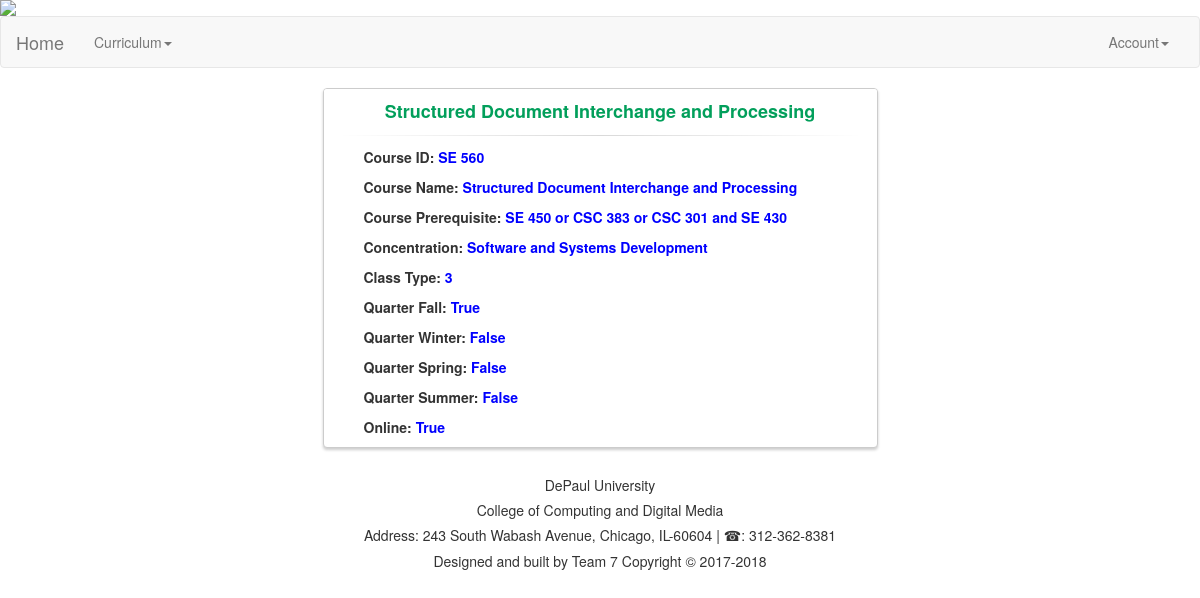
Screenshot of /csdetail/43/ with the database file from the repository.
### courses/models.py (models this page shows, shortened)
class Course(models.Model):
    course_id = models.CharField(max_length=120)
    course_name = models.CharField(max_length=120)
    pre_req = models.CharField(max_length=120)
    cs_cons = models.CharField(max_length=120)
    cs_class_type = models.CharField(max_length=120)
    fall = models.BooleanField()
    winter = models.BooleanField()
    spring = models.BooleanField()
    summer = models.BooleanField()
    online = models.BooleanField()

### courses/views.py (the view)
# urls.py: url(r'^csdetail/(?P<id>\d+)/$', cs_course_detail, name='CSdetail'),
def cs_course_detail(request, id):
	instance = get_object_or_404(Course, id=id)
	context = {
		"title" : instance.course_name,
		"instance": instance
	}
	return render(request, "cs_detail.html", context)

### templates/cs_detail.html (shortened to what this page needs)
<!DOCTYPE html>
<html lang="en">
  <head>
    <link rel="stylesheet" href="https://maxcdn.bootstrapcdn.com/bootstrap/3.3.7/css/bootstrap.min.css">
  </head>
      <img src='https://quikpayasp.com/depaul/quikpay/etc/image/upload/DePaul%20banner_1280.jpg' height=" "100%" width="100%"class='img-responsive'/>
    <nav class="navbar navbar-default">
      <div class="container-fluid">
        <div class="navbar-header">
          <a class="navbar-brand" href="/home">Home</a>
        </div>
        <div class="collapse navbar-collapse" id="bs-example-navbar-collapse-1">
          <ul class="nav navbar-nav">
            <li class="dropdown">
              <a href="#" class="dropdown-toggle" data-toggle="dropdown" role="button" aria-haspopup="true" aria-expanded="false">Curriculum<span class="caret"></span></a>
            </li>
          </ul>
          <ul class="nav navbar-nav navbar-right">
            <li class="dropdown">
              <a href="#" class="dropdown-toggle" data-toggle="dropdown" role="button" aria-haspopup="true" aria-expanded="false">Account<span class="caret"></span></a>
            </li>
          </ul>
        </div>
      </div>
    </nav>
    <div class="container">
      <div class="row">
      <div class="col-md-6 col-md-offset-3">
        <div class="panel panel-login">
          <div class="panel-heading">
            <div class="row">
              <div align="center">
                <a class="active" id="login-form-link">{{title}}</a>
              </div>
            </div>
            <hr>
          </div>
<ul>
  <p><b> Course ID:  <font color="blue">{{instance.course_id}}</p></font></b>
  <p><b> Course Name:  <font color="blue"> {{instance.course_name}}</p></font>
  <p><b> Course Prerequisite:  <font color="blue">
  {{instance.pre_req}}</p></font></font>
    <p><b> Concentration:  <font color="blue">
  {{instance.cs_cons }}</p></font></font>
  <p><b> Class Type:  <font color="blue">
  {{instance.cs_class_type}}</p></font></font>
  <p><b> Quarter Fall:  <font color="blue">
  {{instance.fall}}</p></font>
  <p><b> Quarter Winter:  <font color="blue">
  {{instance.winter}}</p></font>
  <p><b> Quarter Spring:  <font color="blue">
  {{instance.spring}}</p></font>
  <p><b> Quarter Summer:  <font color="blue">
  {{instance.summer}}</p></font>
   <p><b> Online:  <font color="blue">
  {{instance.online}}</p></font>
</ul>
            </div>
          </div>
        </div>
      </div>
  <div id="footer">
    <center><h5>DePaul University</h5></center>
    <center><h5>College of Computing and Digital Media </h5></center>
    <h5><p><center> Address: 243 South Wabash Avenue, Chicago, IL-60604 | &#9742: 312-362-8381</center></p></h5>
    <h5><p><center>Designed and built by Team 7 Copyright &copy; 2017-2018</center></p></h5>
</div>
  </body>
</html>

### templates/cs_detail.html (style rules this page uses)
.panel-login { border-color: #ccc; -webkit-box-shadow: 0px 2px 3px 0px rgba(0,0,0,0.2); -moz-box-shadow: 0px 2px 3px 0px rgba(0,0,0,0.2); box-shadow: 0px 2px 3px 0px rgba(0,0,0,0.2); }
.panel-login>.panel-heading { color: #00415d; background-color: #fff; border-color: #fff; text-align:center; }
.panel-login>.panel-heading a { text-decoration: none; color: #666; font-weight: bold; font-size: 15px; -webkit-transition: all 0.1s linear; -moz-transition: all 0.1s linear; transition: all 0.1s linear; }
.panel-login>.panel-heading a.active { color: #029f5b; font-size: 18px; }
.panel-login>.panel-heading hr { margin-top: 10px; margin-bottom: 0px; clear: both; border: 0; height: 1px; background-image: -webkit-linear-gradient(left,rgba(0, 0, 0, 0),rgba(0, 0, 0, 0.15),rgba(0, 0, 0, 0)); background-image: -moz-linear-gradient(left,rgba(0,0,0,0),rgba(0,0,0,0.15),rgba(0,0,0,0)); background-image: -ms-linear-gradient(left,rgba(0,0,0,0),rgba(0,0,0,0.15),rgba(0,0,0,0)); background-image: -o-linear-gradient(left,rgba(0,0,0,0),rgba(0,0,0,0.15),rgba(0,0,0,0)); }

### rows the page displays
Course: course_name "Structured Document Interchange and Processing", course_id "SE 560", pre_req "SE 450 or CSC 383 or CSC 301 and SE 430", cs_cons "Software and Systems Development", cs_class_type "3", fall "True", winter "False", spring "False", summer "False", online "True"
